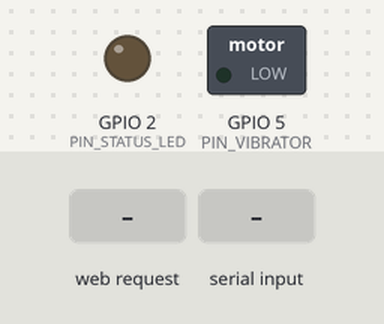
A sketch run on a simulated ESP32. Parts: switched loads named in the sketch (green lamp = pin HIGH), output pins drawn as LEDs (lit = HIGH). The test bench sets the inputs (shaded band). WiFi joins after 1.5 s; servers stay silent unless stated; uploads are accepted with an empty reply; what the sketch prints to the serial monitor is not drawn.

Above: at 2.7 s.
2.8 s: HTTP request GET /vibrate?pwm=1 received
At 4.0 s:
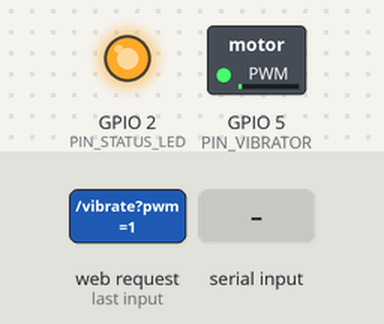
4.3 s: "v90\n" received over Serial
At 5.3 s:
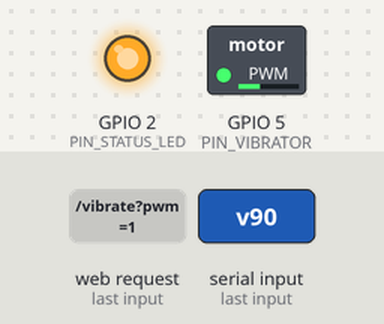
5.8 s: "5\n" received over Serial
At 7.0 s:
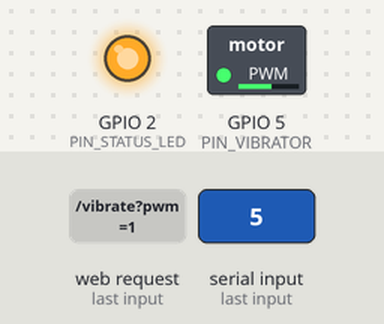
7.3 s: HTTP request GET /stop received
At 8.3 s:
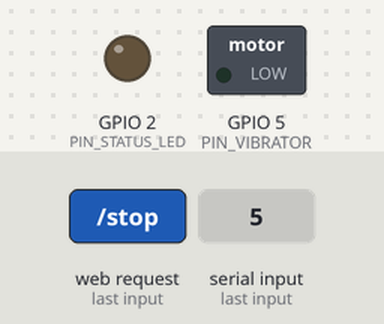
8.8 s: HTTP request GET /vibrate?v=1 received
At 9.5 s:
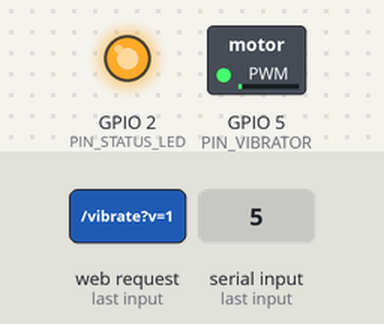
10.3 s: HTTP request GET /vibrate?pwm=s received
At 11.0 s:
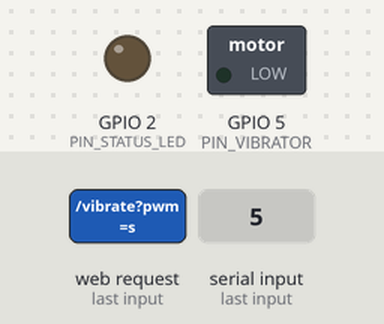
Timing chart, 0 to 12.8 s (numbered marks = the images above; inputs shaded):
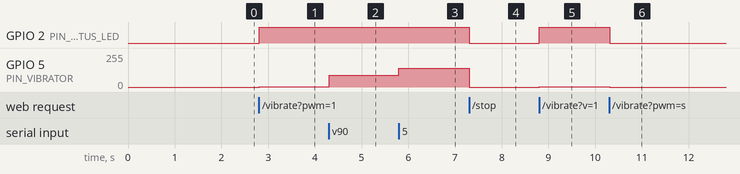

The sketch:

rover2-esp32.ino
```cpp
/*
  DEMETER - Rover 2 Vibrator-only manual (ESP32)
  Board: ESP32 Dev Module | Baud: 115200
  Manual control: no sensors/motors, only vibrator PWM GPIO5 -> IRLZ44N
  Control: HTTP GET /vibrate?pwm=0..255  GET /stop  GET /status  OR Serial 0-9/v/s
  WiFi: STA to Pico WH AP DEMETER-AP (192.168.4.1) 192.168.4.2, POST log every 500ms
*/
#include <WiFi.h>
#include <WebServer.h>
#include <HTTPClient.h>
#include "config.h"
#include "dosing.h"

WebServer server(80);
int currentPwm = 0;
String currentState = "IDLE";
unsigned long lastPostMs = 0;

void applyPwm(int pwm, String state){
  currentPwm = constrain(pwm, 0, 255);
  currentState = state;
  setVibrator(currentPwm);
  digitalWrite(PIN_STATUS_LED, currentPwm>0 ? HIGH : LOW);
  Serial.printf("Vibrator pwm=%d state=%s\n", currentPwm, currentState.c_str());
}

void handleVibrate(){
  int pwm = server.hasArg("pwm") ? server.arg("pwm").toInt() : -1;
  int v = server.hasArg("v") ? server.arg("v").toInt() : -1;
  if(v>=0) pwm=v;
  if(pwm<0 || pwm>255){ server.send(400, "text/plain", "use ?pwm=0..255"); return; }
  applyPwm(pwm, pwm>0 ? "RUNNING" : "IDLE");
  server.sendHeader("Content-Security-Policy", "default-src 'self'");
  server.send(200, "text/plain", String("PWM ") + currentPwm);
}

void handleStop(){
  applyPwm(0, "IDLE");
  server.send(200, "text/plain", "STOPPED");
}

void handleStatus(){
  String j = "{\"pwm\":" + String(currentPwm) + ",\"state\":\"" + currentState + "\"}";
  server.sendHeader("Content-Security-Policy", "default-src 'self'");
  server.send(200, "application/json", j);
}

void handleRoot(){
  String html = "<html><body style='font-family:system-ui'><h3>DEMETER Rover2 — Vibrator Manual</h3>"
                "<p>WiFi: " + WiFi.localIP().toString() + " | PWM: " + String(currentPwm) + " | " + currentState + "</p>"
                "<p><a href='/vibrate?pwm=255'>MAX 255</a> | <a href='/vibrate?pwm=150'>MID 150</a> | <a href='/vibrate?pwm=80'>LOW 80</a> | <a href='/stop'>STOP 0</a> | <a href='/status'>status</a></p>"
                "<p>Manual: URL ?pwm=0..255 or Serial 0-9, v255, s</p></body></html>";
  server.send(200, "text/html", html);
}

void setup(){
  Serial.begin(115200);
  Serial.println("DEMETER Rover2 Vibrator-manual booting...");
  dosingInit();
  pinMode(PIN_STATUS_LED, OUTPUT);
  Serial.println("Pins: Vib GPIO5 -> IRLZ44N, LED GPIO2");
  WiFi.mode(WIFI_STA);
  WiFi.begin(WIFI_AP_SSID, WIFI_AP_PASSWORD);
  Serial.print("Connecting to DEMETER-AP");
  int tries=0;
  while(WiFi.status()!=WL_CONNECTED && tries<20){ delay(500); Serial.print("."); tries++; }
  if(WiFi.status()==WL_CONNECTED){ Serial.print("\nWiFi "); Serial.println(WiFi.localIP()); }
  else Serial.println("\nWiFi retrying... Pico may be off. Use Serial: 0-9/v255/s");

  server.on("/", handleRoot);
  server.on("/vibrate", handleVibrate);
  server.on("/stop", handleStop);
  server.on("/status", handleStatus);
  // legacy compat
  server.on("/deploy", handleVibrate);
  server.begin();
  Serial.println("HTTP :80 — /vibrate?pwm=0..255  /stop  /status");
  Serial.println("Serial: 0..9 => 0..255, s=stop, v<0-255> e.g. v200");
}

void loop(){
  static String serialBuf="";
  if(WiFi.status()!=WL_CONNECTED){
    static unsigned long lastTry=0;
    if(millis()-lastTry>3000){ lastTry=millis(); WiFi.begin(WIFI_AP_SSID, WIFI_AP_PASSWORD); }
  }
  server.handleClient();

  while(Serial.available()){
    char c=Serial.read();
    if(c=='\n' || c=='\r'){
      serialBuf.trim();
      if(serialBuf.length()){
        if(serialBuf=="s" || serialBuf=="S" || serialBuf=="stop") applyPwm(0,"IDLE");
        else if(serialBuf.startsWith("v")){ int p=serialBuf.substring(1).toInt(); applyPwm(p, p>0?"RUNNING":"IDLE"); }
        else if(serialBuf.length()==1 && isDigit(serialBuf[0])){ int d=serialBuf.toInt(); int p=map(d,0,9,0,255); applyPwm(p, p>0?"RUNNING":"IDLE"); }
        else Serial.println("use: s | v0..255 | 0..9");
      }
      serialBuf="";
    } else serialBuf+=c;
  }
  // single char without newline
  if(serialBuf.length()==1 && isDigit(serialBuf[0])){ /* wait for newline */ }

  // POST log to Pico
  if(WiFi.status()==WL_CONNECTED && millis()-lastPostMs>LOG_INTERVAL_MS){
    lastPostMs=millis();
    String j="{\"pwm\":" + String(currentPwm) + ",\"state\":\"" + currentState + "\",\"soil\":0,\"dist\":0}";
    HTTPClient http;
    http.begin(String("http://")+ROVER1_IP+"/log");
    http.addHeader("Content-Type","application/json");
    http.POST(j);
    http.end();
  }
  delay(10);
}
```

dosing.cpp
```cpp
#include "dosing.h"
#include "config.h"
void dosingInit(){
  pinMode(PIN_VIBRATOR, OUTPUT);
  ledcAttach(PIN_VIBRATOR, PWM_FREQ, PWM_RES);
  ledcWrite(PIN_VIBRATOR, 0);
}
void setVibrator(int pwm){
  pwm = constrain(pwm, 0, 255);
  ledcWrite(PIN_VIBRATOR, pwm);
}
```

dosing.h
```cpp
#ifndef DOSING_H
#define DOSING_H
#include <Arduino.h>
void dosingInit();
void setVibrator(int pwm);
#endif
```

config.h
```cpp
#ifndef CONFIG_H
#define CONFIG_H
// DEMETER Rover 2 — Vibrator-only manual (ESP32)
// Board: ESP32 Dev Module, 115200 baud
// MANUAL: no sensors, no motors — only vibrator PWM on GPIO5 -> IRLZ44N

#define WIFI_AP_SSID        "DEMETER-AP"
#define WIFI_AP_PASSWORD    ""              // open, matches Pico main.py AP_PASS ""

#define ROVER1_IP           "192.168.4.1"

#define PIN_VIBRATOR        5               // ledc PWM -> IRLZ44N gate, 1N4007 flyback
#define PIN_STATUS_LED      2               // onboard

#define PWM_FREQ            5000
#define PWM_RES             8               // 0-255

#define LOG_INTERVAL_MS     500
#endif
```

Measured:
- after the input at 2.8 s, GPIO 2 (PIN_STATUS_LED): LOW → HIGH at once; GPIO 5 (PIN_VIBRATOR): 0/255 → 1/255 at once
- after the input at 4.3 s, GPIO 5 (PIN_VIBRATOR): 1/255 → 90/255 at once
- after the input at 5.8 s, GPIO 5 (PIN_VIBRATOR): 90/255 → 140/255 at once
- after the input at 7.3 s, GPIO 2 (PIN_STATUS_LED): HIGH → LOW at once; GPIO 5 (PIN_VIBRATOR): 140/255 → 0/255 at once
- after the input at 8.8 s, GPIO 2 (PIN_STATUS_LED): LOW → HIGH at once; GPIO 5 (PIN_VIBRATOR): 0/255 → 1/255 at once
- after the input at 10.3 s, GPIO 2 (PIN_STATUS_LED): HIGH → LOW at once; GPIO 5 (PIN_VIBRATOR): 1/255 → 0/255 at once
